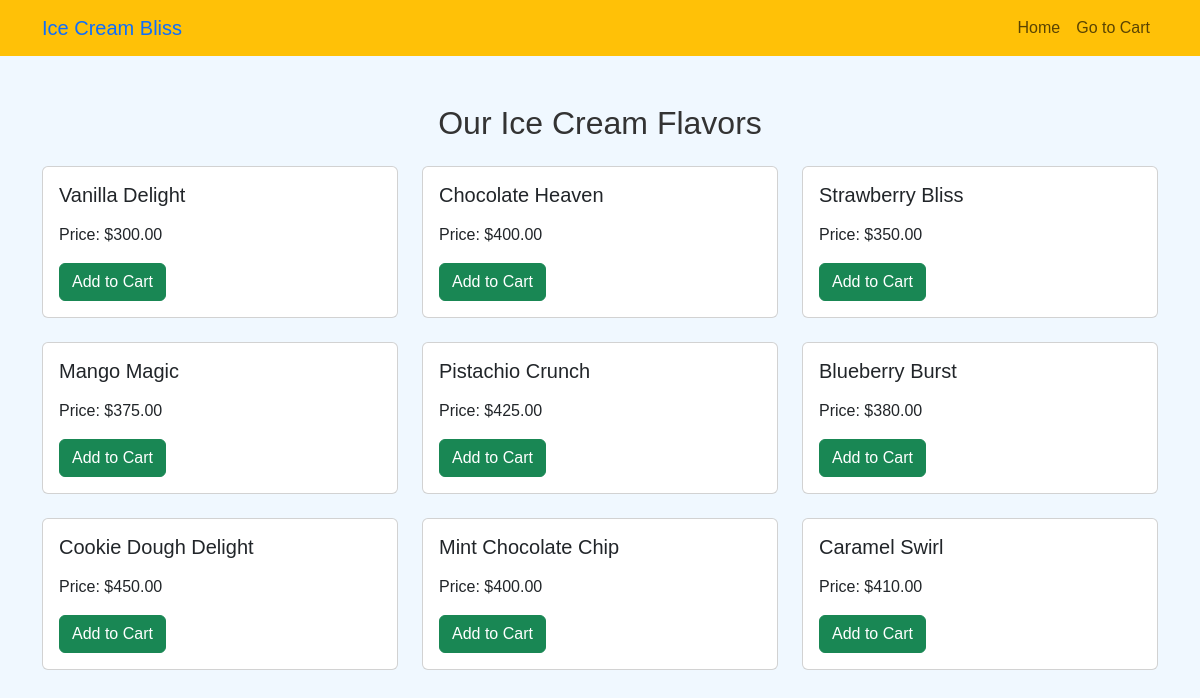
The app's page /menu/ with its own data.
### icecreamshop/models.py (models this page shows, shortened)
class IceCream(models.Model):
    name = models.CharField(max_length=100)
    description = models.TextField()
    price = models.DecimalField(max_digits=6, decimal_places=2)

### icecreamshop/views.py (the view)
# urls.py: path('menu/', views.menu, name='menu'),
def menu(request):
    ice_creams = IceCream.objects.all()
    return render(request, 'icecreamshop/menu.html', {'ice_creams': ice_creams})

### icecreamshop/templates/icecreamshop/menu.html (shortened to what this page needs)
<!DOCTYPE html>
<html lang="en">
<head>
    <link href="https://cdn.jsdelivr.net/npm/bootstrap@5.3.0-alpha1/dist/css/bootstrap.min.css" rel="stylesheet">
</head>
<body>
    <header>
        <nav class="navbar navbar-expand-lg navbar-light bg-warning">
            <div class="container">
                <a class="navbar-brand text-primary" href="#">Ice Cream Bliss</a>
                <div class="collapse navbar-collapse" id="navbarNav">
                    <ul class="navbar-nav ms-auto">
                        <li class="nav-item"><a class="nav-link" href="{% url ' ' %}">Home</a></li>
                        <li class="nav-item"><a class="nav-link" href="{% url 'cart' %}">Go to Cart</a></li>
                    </ul>
                </div>
            </div>
        </nav>
    </header>
    <section class="container py-5">
      <h2 class="text-center mb-4">Our Ice Cream Flavors</h2>
      <div class="row g-4">
          {% for ice_cream in ice_creams %}
          <div class="col-md-4">
              <div class="card">
                  <div class="card-body">
                      <h5 class="card-title">{{ ice_cream.name }}</h5>
                      <p class="card-text">Price: ${{ ice_cream.price }}</p>
                      <a href="{% url 'add_to_cart' ice_cream.id %}" class="btn btn-success">Add to Cart</a>
                  </div>
              </div>
          </div>
          {% endfor %}
      </div>
  </section>
</body>
</html>

### icecreamshop/templates/icecreamshop/menu.html (style rules this page uses)
body { font-family: Arial, sans-serif; margin: 0; padding: 0; background-color: #f0f8ff; color: #333; }

### records on screen
IceCream: name "Vanilla Delight", price "300.00"
IceCream: name "Chocolate Heaven", price "400.00"
IceCream: name "Strawberry Bliss", price "350.00"
IceCream: name "Mango Magic", price "375.00"
IceCream: name "Pistachio Crunch", price "425.00"
IceCream: name "Blueberry Burst", price "380.00"
IceCream: name "Cookie Dough Delight", price "450.00"
IceCream: name "Mint Chocolate Chip", price "400.00"
IceCream: name "Caramel Swirl", price "410.00"
